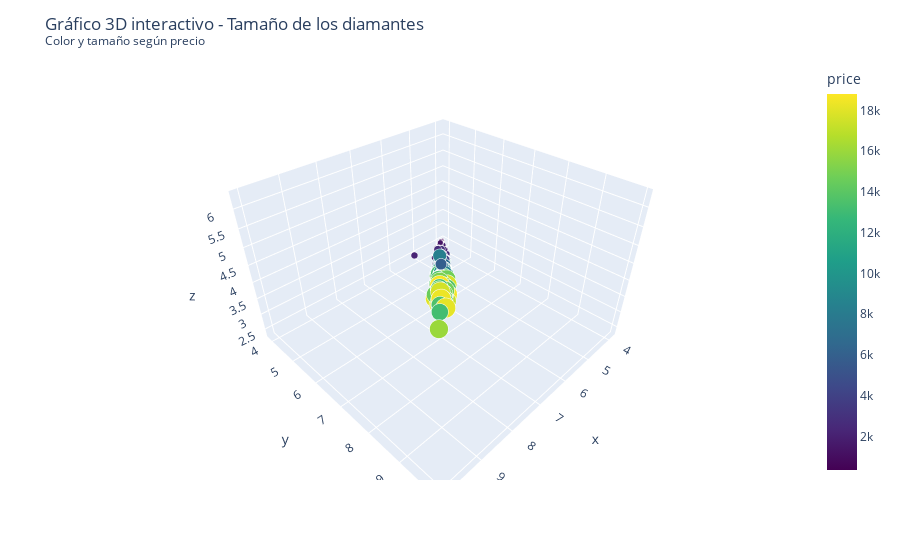

The code cell stored with this chart in its notebook:
### Markdown cell above
Finalmente mejoramos el gráfico en 3D para hacerlo interactivo. De esta manera podemos ver el gran impacto que el tamaño supone para el precio.

### Code cell
fig = px.scatter_3d(
    diam,
    x="x", y="y", z="z",
    color="price",
    size="price",
    size_max=20,  # tamaño máximo de los marcadores
    color_continuous_scale="Viridis",
    opacity=1,
    hover_data=["carat", "cut", "color", "clarity", "price"]
)

fig.update_layout(
    title="Gráfico 3D interactivo - Tamaño de los diamantes<br><sup>Color y tamaño según precio</sup>",
    scene=dict(
        xaxis_title="x",
        yaxis_title="y",
        zaxis_title="z"
    )
)

fig.show()

### Figure 1 — Plotly figure (JSON) as saved in the notebook; plotly's stock layout.template omitted (floating-point values rounded to 4 significant figures; data arrays with more than 128 entries replaced by an {"elided": "..."} marker saying what was removed)
{"data": [{"customdata": {"elided": "1999x5 mixed values"}, "hovertemplate": "x=%{x}<br>y=%{y}<br>z=%{z}<br>price=%{marker.color}<br>carat=%{customdata[0]}<br>cut=%{customdata[1]}<br>color=%{customdata[2]}<br>clarity=%{customdata[3]}<extra></extra>", "legendgroup": "", "marker": {"color": {"elided": "1999 int values"}, "coloraxis": "coloraxis", "opacity": 1, "size": {"elided": "1999 int values"}, "sizemode": "area", "sizeref": 47.01, "symbol": "circle"}, "mode": "markers", "name": "", "scene": "scene", "showlegend": false, "type": "scatter3d", "x": {"elided": "1999 float values"}, "y": {"elided": "1999 float values"}, "z": {"elided": "1999 float values"}}], "layout": {"coloraxis": {"colorbar": {"title": {"text": "price"}}, "colorscale": [[0, "#440154"], [0.1111, "#482878"], [0.2222, "#3e4989"], [0.3333, "#31688e"], [0.4444, "#26828e"], [0.5556, "#1f9e89"], [0.6667, "#35b779"], [0.7778, "#6ece58"], [0.8889, "#b5de2b"], [1, "#fde725"]]}, "legend": {"itemsizing": "constant", "tracegroupgap": 0}, "margin": {"t": 60}, "scene": {"domain": {"x": [0, 1], "y": [0, 1]}, "xaxis": {"title": {"text": "x"}}, "yaxis": {"title": {"text": "y"}}, "zaxis": {"title": {"text": "z"}}}, "title": {"text": "Gráfico 3D interactivo - Tamaño de los diamantes<br><sup>Color y tamaño según precio</sup>"}}}
